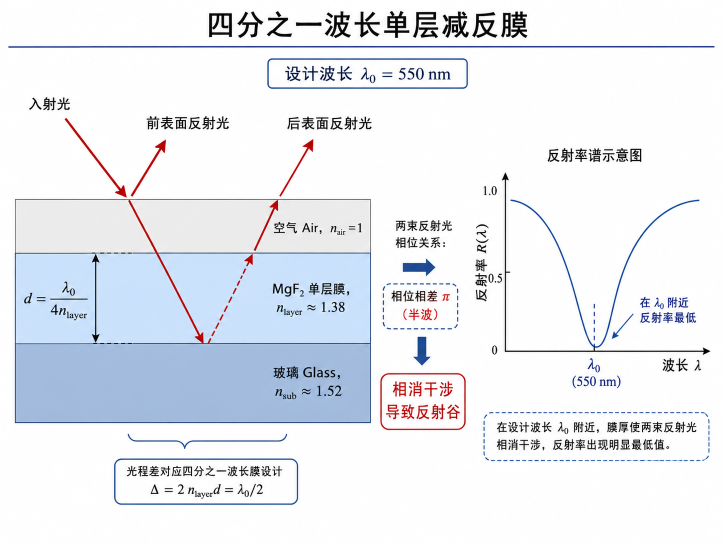
#> input picture Frontend/V3/frontend/src/assets/for_teaching/01_四分之一波长单层减反膜.png, 1448 x 1086 px (shown at 1/2 size)
$ python run_visual_qa.py Frontend/V3/frontend/src/assets/for_teaching
#> lines starting #> are read from the running program, lines starting #| are printed output that depends on the picture; after the words box and inside, x2 and y2 are one past the last pixel; in counts of white or black regions, pixels touching at a corner belong together
### thinfilm/plotting.py
"""Shared plotting helpers for report-style figures.

The project exports figures for teaching cases and research modules.  This
module keeps the visual defaults consistent without changing the underlying
data or adding interpolated points.
"""

from __future__ import annotations

from pathlib import Path
from string import ascii_lowercase
from typing import Sequence

import numpy as np

import matplotlib.pyplot as plt


INK = "#272727"
MUTED = "#767676"
GRID = "#E6E6E6"
FRAME = "#A8A8A8"
PAPER = "#FFFFFF"
PANEL = "#FFFFFF"
BLUE = "#0F4D92"
CYAN = "#42949E"
GREEN = "#2E9E44"
AMBER = "#B07A1C"
RED = "#B64342"
PURPLE = "#7C6CCF"

COLOR_REFLECTANCE = BLUE
COLOR_TRANSMITTANCE = CYAN
COLOR_ABSORPTANCE = PURPLE
COLOR_CALLOUT = RED

PALETTE = [BLUE, GREEN, AMBER, RED, CYAN, PURPLE]


def apply_plot_style() -> None:
    """Apply the repository-wide Nature-style static figure contract."""
    plt.rcParams.update(
        {
            "font.family": "sans-serif",
            "font.sans-serif": ["Microsoft YaHei", "Arial", "Noto Sans CJK SC", "DejaVu Sans", "sans-serif"],
            "axes.unicode_minus": False,
            "svg.fonttype": "none",
            "pdf.fonttype": 42,
            "ps.fonttype": 42,
            "font.size": 8,
            "figure.facecolor": PAPER,
            "axes.facecolor": PANEL,
            "axes.edgecolor": FRAME,
            "axes.labelcolor": INK,
            "xtick.color": MUTED,
            "ytick.color": MUTED,
            "text.color": INK,
            "axes.titleweight": "semibold",
            "axes.titlesize": 9,
            "axes.labelsize": 8,
            "axes.spines.right": False,
            "axes.spines.top": False,
            "axes.linewidth": 0.8,
            "xtick.labelsize": 7,
            "ytick.labelsize": 7,
            "xtick.major.width": 0.7,
            "ytick.major.width": 0.7,
            "legend.frameon": False,
            "legend.fontsize": 7,
            "lines.linewidth": 1.5,
            "savefig.facecolor": PAPER,
            "savefig.dpi": 300,
        }
    )


# [33 lines left out: functions style_axis, add_panel_labels, not called in this run]


def save_publication_figure(
    fig: plt.Figure,
    png_path: str | Path,
    *,
    dpi: int = 300,
    max_width_in: float | None = 7.2,
    add_labels: bool = True,
    close: bool = False,
) -> dict[str, str]:
    """Save one publication-ready PNG from a Python-rendered figure."""
    path = Path(png_path)
    base = path.with_suffix("")
    base.parent.mkdir(parents=True, exist_ok=True)
    if max_width_in is not None:
        width, height = fig.get_size_inches()
        if width > max_width_in:
            scale = max_width_in / width
            fig.set_size_inches(max_width_in, min(height * scale, 7.8), forward=True)
    if add_labels:
        add_panel_labels(fig)
    outputs = {"png": str(base.with_suffix(".png"))}
    fig.savefig(outputs["png"], dpi=dpi, bbox_inches="tight")
    if close:
        plt.close(fig)
    return outputs


# [42 lines left out: functions style_colorbar, annotate_point, add_value_labels, not called in this run]


def add_zero_reference(ax: plt.Axes, *, label: str | None = None) -> None:
    """Draw the physical no-change baseline used by residual/delta plots."""
    ax.axhline(0.0, color=MUTED, linewidth=1.0, alpha=0.85, linestyle="--", label=label)


# [21 lines left out: function plot_bars_with_missing, not called in this run]


apply_plot_style()

### run_visual_qa.py
"""Inventory and contact-sheet QA for every exported PyThinFilm figure."""

from __future__ import annotations

import argparse
import csv
import hashlib
import json
from pathlib import Path

import matplotlib.pyplot as plt
import numpy as np
from PIL import Image

from thinfilm.plotting import apply_plot_style, save_publication_figure


def inspect_png(path: Path) -> dict[str, object]:
    with Image.open(path) as image:
#> image is the input picture: PIL image 1448x1086 RGB; mean R, G, B 232.5, 235.4, 241
        rgb = np.asarray(image.convert("RGB"), dtype=np.uint8)
    height, width = rgb.shape[:2]
#> height = 1086; width = 1448
    nonwhite = np.any(rgb < 248, axis=2)
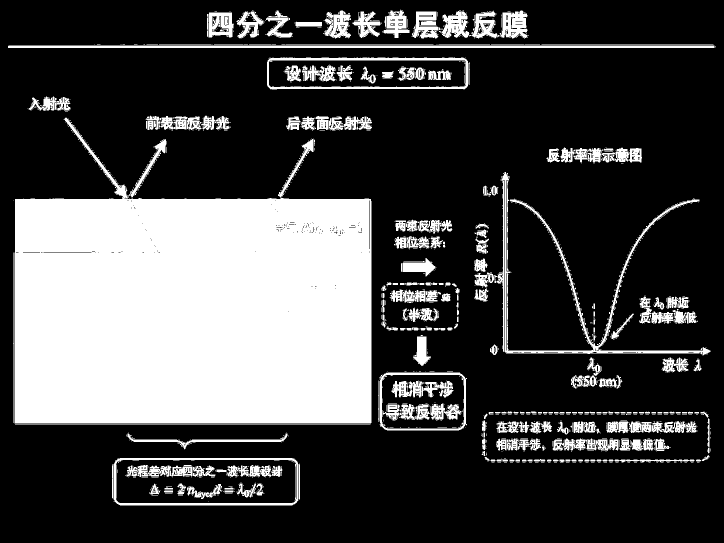
#> nonwhite: shape (1086, 1448) bool (shown at 1/2 size); 27.7% white; 1074 white regions (828 under 20 px), largest, box (x1, y1, x2, y2) and area: (29, 235, 743, 847) 322924, (994, 344, 1421, 711) 9430, (16, 92, 1429, 96) 5652
    if np.any(nonwhite):
        ys, xs = np.where(nonwhite)
        margins = {"left": int(xs.min()), "right": int(width - 1 - xs.max()), "top": int(ys.min()), "bottom": int(height - 1 - ys.max())}
#> margins = {'left': 16, 'right': 16, 'top': 19, 'bottom': 74}
    else:
        margins = {key: 0 for key in ("left", "right", "top", "bottom")}
    issues: list[str] = []
    if width < 600 or height < 350:
        issues.append("low_pixel_dimensions")
    if float(np.std(rgb)) < 3.0:
        issues.append("nearly_blank")
    if any(value <= 1 for value in margins.values()):
        issues.append("content_touches_edge")
    digest = hashlib.sha256(path.read_bytes()).hexdigest()
    return {
        "path": str(path.resolve()), "name": path.name, "width_px": width, "height_px": height,
        "aspect": width / height, "content_fraction": float(np.mean(nonwhite)), **{f"margin_{key}_px": value for key, value in margins.items()},
        "sha256": digest, "issues": issues,
    }


def make_contact_sheets(records: list[dict[str, object]], output_dir: Path, *, per_sheet: int = 12) -> list[str]:
    apply_plot_style()
    paths: list[str] = []
    for page, start in enumerate(range(0, len(records), per_sheet), start=1):
        subset = records[start:start + per_sheet]
        fig, axes = plt.subplots(3, 4, figsize=(14, 10), facecolor="white")
        for ax in axes.ravel():
            ax.axis("off")
        for ax, record in zip(axes.ravel(), subset):
            with Image.open(str(record["path"])) as image:
                ax.imshow(image.convert("RGB"))
            issue_text = ", ".join(record["issues"])
            color = "#B64342" if issue_text else "#272727"
            ax.set_title(f"{record['name']}\n{issue_text or 'auto: pass'}", fontsize=6, color=color, loc="left")
            ax.axis("off")
        fig.suptitle(f"PyThinFilm visual QA — page {page}", fontsize=11, fontweight="semibold")
        fig.tight_layout(rect=[0, 0, 1, 0.97])
        sheet = output_dir / f"contact_sheet_{page:02d}.png"
        save_publication_figure(fig, sheet, dpi=160, max_width_in=None, add_labels=False)
        plt.close(fig)
        paths.append(str(sheet))
    return paths


def main() -> None:
    parser = argparse.ArgumentParser(description=__doc__)
    parser.add_argument("roots", nargs="+", type=Path)
    parser.add_argument("--output-dir", type=Path, default=Path("outputs/visual_qa"))
    args = parser.parse_args()
    args.output_dir.mkdir(parents=True, exist_ok=True)
    files: list[Path] = []
    for root in args.roots:
        expanded = Path(str(root)).expanduser()
        files.extend(path for path in sorted(expanded.rglob("*.png")) if "visual_qa" not in path.parts)
    records = [inspect_png(path) for path in files]
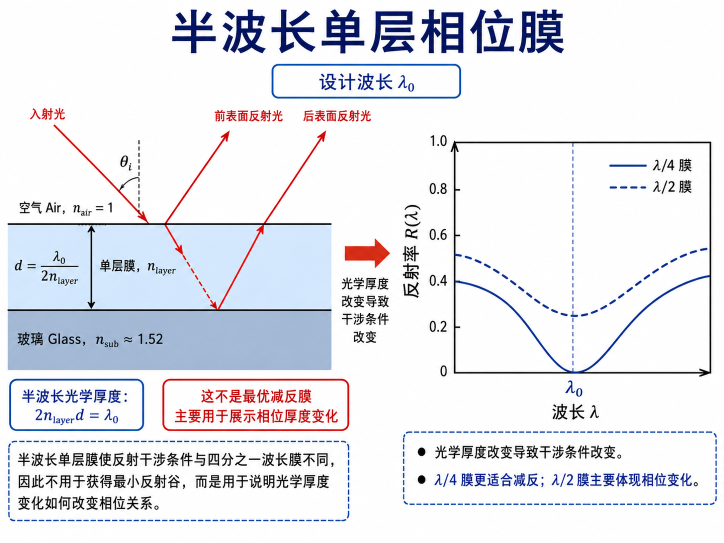
#> input picture Frontend/V3/frontend/src/assets/for_teaching/02_半波长单层相位膜.png, 1448 x 1086 px (shown at 1/2 size)
#> in inspect_png, image is the input picture: PIL image 1448x1086 RGB; mean R, G, B 230.5, 231.5, 237.4
#> in inspect_png (call 2), `nonwhite = np.any(rgb < 248, axis=2)`:
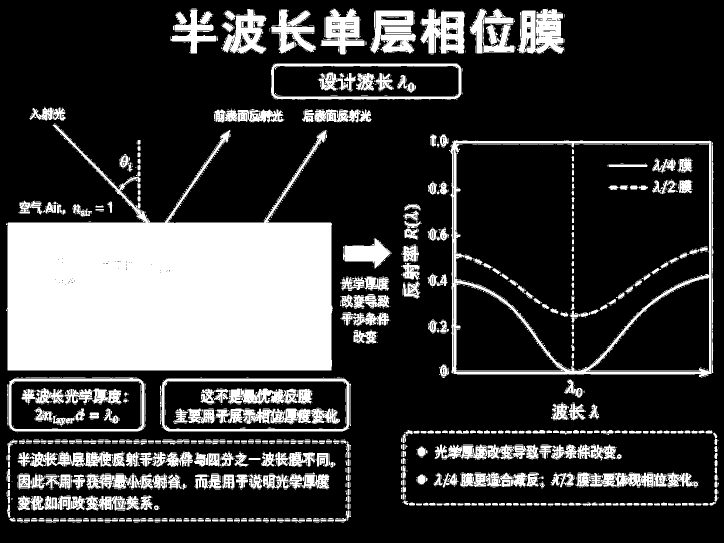
#> nonwhite: shape (1086, 1448) bool (shown at 1/2 size); 24.2% white; 1811 white regions (1317 under 20 px), largest, box (x1, y1, x2, y2) and area: (12, 249, 666, 741) 196980, (899, 280, 1423, 755) 16182, (1034, 18, 1129, 108) 5943
#> in inspect_png (call 2), `margins = {"left": int(xs.min()), "right": int(width - 1 - xs.max()), ..`: margins = {'left': 12, 'right': 10, 'top': 16, 'bottom': 41}
#> records = 2 items
    hash_counts: dict[str, int] = {}
    for row in records:
        hash_counts[str(row["sha256"])] = hash_counts.get(str(row["sha256"]), 0) + 1
#> this loop made 2 passes
#> after the loop, hash_counts = 2 items
    for row in records:
        if hash_counts[str(row["sha256"])] > 1:
            row["issues"].append("exact_duplicate")
    json_path = args.output_dir / "visual_qa_inventory.json"
    csv_path = args.output_dir / "visual_qa_inventory.csv"
    json_path.write_text(json.dumps(records, ensure_ascii=False, indent=2), encoding="utf-8")
    fields = ["path", "name", "width_px", "height_px", "aspect", "content_fraction", "margin_left_px", "margin_right_px", "margin_top_px", "margin_bottom_px", "sha256", "issues"]
    with csv_path.open("w", encoding="utf-8-sig", newline="") as handle:
        writer = csv.DictWriter(handle, fieldnames=fields)
        writer.writeheader()
        for row in records:
            writer.writerow({**row, "issues": ";".join(row["issues"])})
    sheets = make_contact_sheets(records, args.output_dir)
#> in make_contact_sheets, `color = "#B64342" if issue_text else "#272727"`: color = '#272727'
#> in save_publication_figure, `fig.savefig(outputs["png"], dpi=dpi, bbox_inches="tight")`:
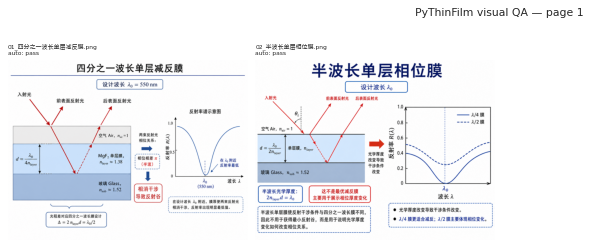
#> figure drawn by matplotlib, 2 panels
#> sheets = ['outputs/visual_qa/contact_sheet_01.png']
    summary = {
        "total": len(records), "auto_pass": sum(not row["issues"] for row in records),
        "flagged": sum(bool(row["issues"]) for row in records), "contact_sheets": sheets,
        "inventory_json": str(json_path), "inventory_csv": str(csv_path),
    }
    (args.output_dir / "visual_qa_summary.json").write_text(json.dumps(summary, ensure_ascii=False, indent=2), encoding="utf-8")
    print(json.dumps(summary, ensure_ascii=False, indent=2))
#| {
#|   "total": 2,
#|   "auto_pass": 2,
#|   "flagged": 0,
#|   "contact_sheets": [
#|     "outputs/visual_qa/contact_sheet_01.png"
#|   ],
#|   "inventory_json": "outputs/visual_qa/visual_qa_inventory.json",
#|   "inventory_csv": "outputs/visual_qa/visual_qa_inventory.csv"
#| }


if __name__ == "__main__":
    main()
